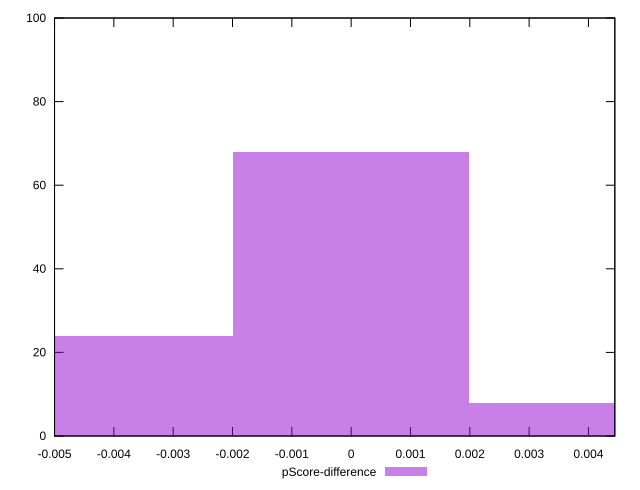

Write gnuplot code to recreate this figure.
reset

$pScoreDifference <<EOF
0 68
0.003972366826381172 8
-0.003972366826381172 24
EOF

set key outside below
set boxwidth 0.003972366826381172
set xrange [-0.0050000000000000044:0.004444444444444473]
set yrange [0:100]
set trange [0:100]
set style fill transparent solid 0.5 noborder
set terminal svg size 640, 490 enhanced background rgb 'white'
set output "reports/report_00027_2021-02-24T12-40-31.850Z/uses-http2/samples/astro/pScore-difference/histogram.svg"

plot $pScoreDifference title "pScore-difference" with boxes

reset
